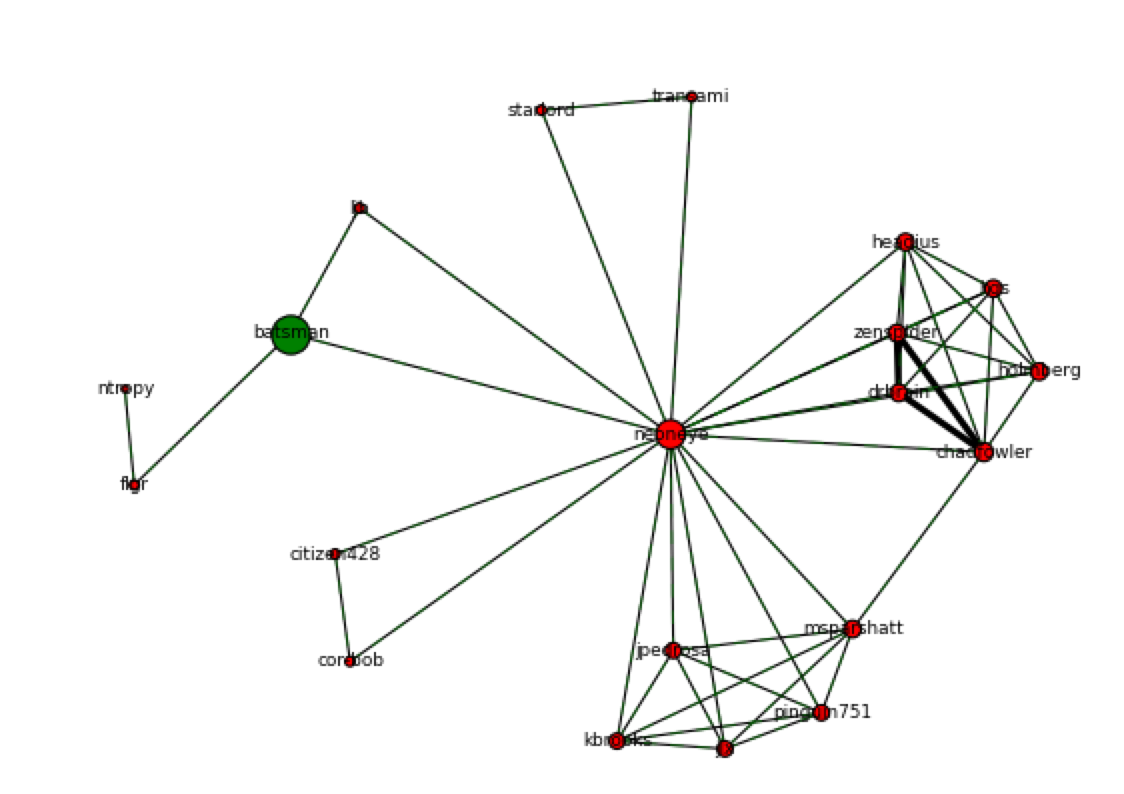

Recreate this plot in Python.
# -*- coding: utf-8 -*-
"""
Created on Wed Sep 28 18:07:30 2016
@author: megan squire

This is a little program I wrote with my students to attempt to colorize edges according to weight.

This particular incarnation of the program will show the 2-radius ego graph for user 'batsman' within
the edgelist24.csv file.

The entire thing is a bit of a riff off of the networkx tutorial, found here:
https://networkx.github.io/documentation/networkx-1.10/examples/drawing/weighted_graph.html
"""
import networkx as nx

g = nx.read_weighted_edgelist('edgelist24.csv')

graphs = list(nx.connected_component_subgraphs(g))
graphsSorted = sorted(graphs, key=len, reverse=True)
cc = graphsSorted[0]


ego = nx.Graph(nx.ego_graph(cc, 'batsman', radius=2))
d = nx.degree(ego)

elarge = [(u, v) for (u, v, d) in ego.edges(data=True) if d['weight'] > 1]
esmall = [(u, v) for (u, v, d) in ego.edges(data=True) if d['weight'] <= 1]

pos = nx.spring_layout(ego)

nx.draw(ego,
        pos,
        node_size=[v * 10 for v in d.values()],
        with_labels=True,
        font_size=8)

nx.draw_networkx_nodes(ego,
                       pos,
                       nodelist=['batsman'],
                       node_size=300,
                       node_color='g')

nx.draw_networkx_edges(ego, pos, edgelist=elarge, width=3)
nx.draw_networkx_edges(ego, pos, edgelist=esmall, width=1,
                       alpha=0.5, style='dashed', edge_color='g')
